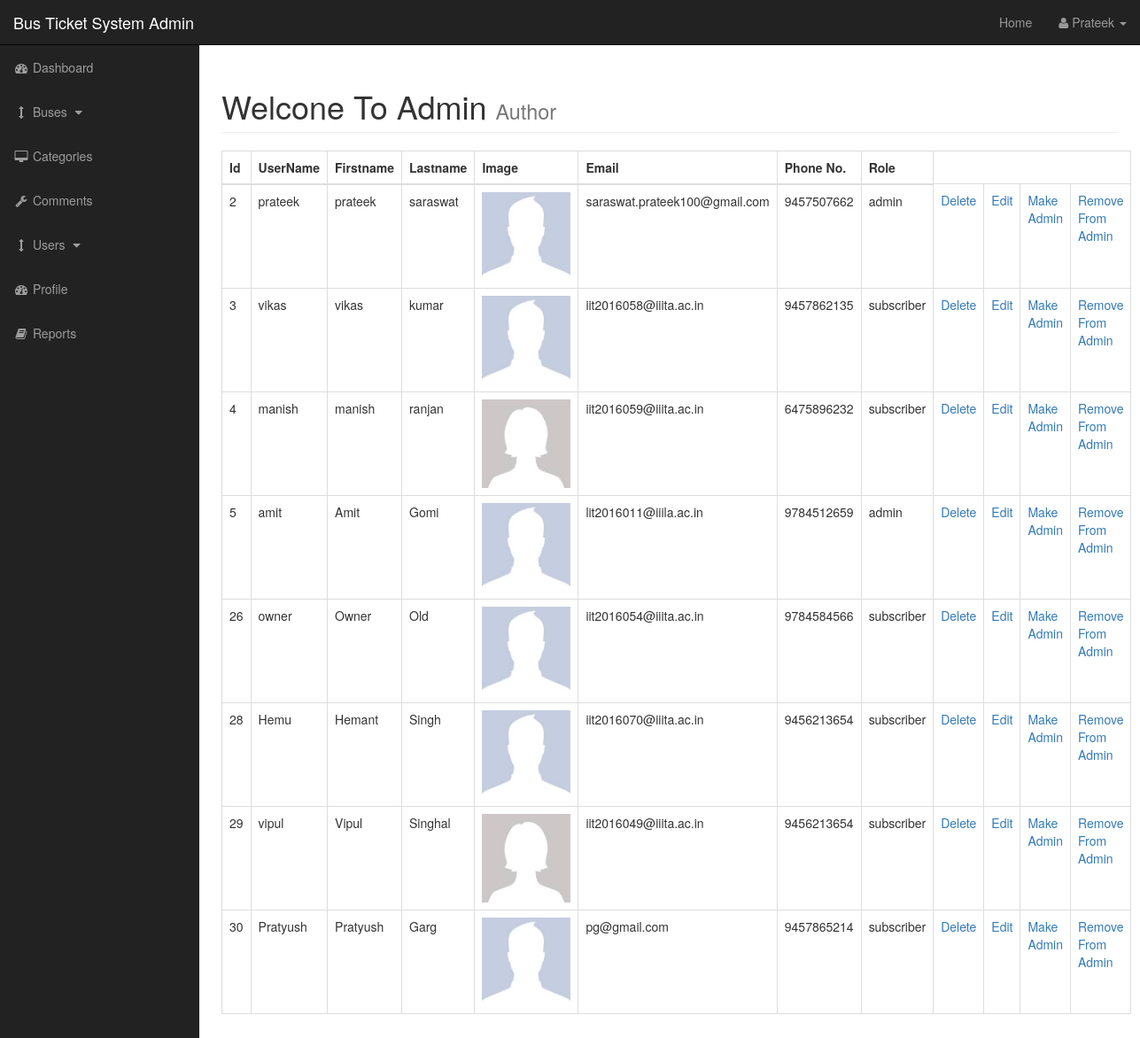
Screenshot of /admin/users.php (signed in) with the database file from the repository.
### tables this page shows
CREATE TABLE `users` (
  `user_id` int(3) NOT NULL,
  `username` varchar(255) NOT NULL,
  `user_password` varchar(255) NOT NULL,
  `user_firstname` varchar(255) NOT NULL,
  `user_lastname` varchar(255) NOT NULL,
  `user_email` varchar(255) NOT NULL,
  `user_phoneno` varchar(255) NOT NULL,
  `user_image` text NOT NULL,
  `user_role` varchar(255) NOT NULL
);

### admin/users.php (the view, shortened to what this page needs)
<?php include"includes/admin_header.php"; ?>
    <div id="wrapper">
        <?php include"includes/admin_navigation.php"; ?>
        <div id="page-wrapper">
            <div class="container-fluid">
                <div class="row">
                    <div class="col-lg-12">
                        <h1 class="page-header">
                            Welcone To Admin
                            <small>Author</small>
                        </h1>
                        <?php
                        if (isset($_GET['source'])) {
                            $source = $_GET['source'];
                        }
                        else {
                            $source = "";
                        }
                        switch ($source) {
                            default: ?>
                                <table class="table table-bordered table-hover">
                                <thead>
                                    <tr>
                                        <th>Id</th>
                                        <th>UserName</th>
                                        <th>Firstname</th>
                                        <th>Lastname</th>
                                        <th>Image</th>
                                        <th>Email</th>
                                        <th>Phone No.</th>
                                        <th>Role</th>
                                    </tr>
                                </thead>
                                <tbody>
                                    <?php
                                        $query = "SELECT *  FROM  users";
                                        $select_users = mysqli_query($connection,$query);
                                        while($row = mysqli_fetch_assoc($select_users)) {
                                            $user_id = $row['user_id'];
                                            $username = $row['username'];
                                            $user_firstname = $row['user_firstname'];
                                            $user_lastname = $row['user_lastname'];
                                            $user_email = $row['user_email'];
                                            $user_role = $row['user_role'];
                                            $user_phoneno = $row['user_phoneno'];
                                            $user_image = $row['user_image'];
                                     ?>
                                    <tr>
                                        <td><?php echo $user_id ?></td>
                                        <td><?php echo $username ?></td>
                                        <td><?php echo $user_firstname ?></td>
                                        <td><?php echo $user_lastname ?></td>
                                        <td><img width="100" src="images/<?php echo $user_image ?>"></td>
                                        <td><?php echo $user_email ?></td>
                                        <td><?php echo $user_phoneno ?></td>
                                        <td><?php echo $user_role ?></td>
                                        <?php echo "<td><a href='users.php?delete=$user_id'>Delete</a></td>"; ?>
                                        <?php echo "<td><a href='users.php?source=update_user&user_id=$user_id'>Edit</a></td>"; ?>
                                        <?php echo "<td><a href='users.php?make_admin=$user_id'>Make Admin</a></td>"; ?>
                                        <?php echo "<td><a href='users.php?remove_from_admin=$user_id'>Remove From Admin</a></td>"; ?>
                                    </tr>
                                    <?php } ?>
                                </tbody>
                                </table><?php
                                break;
                        }
                        ?>
                    </div>
                </div>
            </div>
        </div>
<?php include"includes/admin_footer.php"; ?>

### admin/includes/admin_header.php (shortened to what this page needs)
<!DOCTYPE html>
<html lang="en">
<head>
    <link href="css/bootstrap.min.css" rel="stylesheet">
    <link href="css/sb-admin.css" rel="stylesheet">
    <link href="font-awesome/css/font-awesome.min.css" rel="stylesheet" type="text/css">
</head>
<body>

### admin/includes/admin_navigation.php (shortened to what this page needs)
<nav class="navbar navbar-inverse navbar-fixed-top" role="navigation">
            <div class="navbar-header">
                <a class="navbar-brand" href="index.php">Bus Ticket System Admin</a>
            </div>
            <ul class="nav navbar-right top-nav">
                <li><a href="../index.php">Home</a></li>
                <li class="dropdown">
                    <a href="#" class="dropdown-toggle" data-toggle="dropdown"><i class="fa fa-user"></i> <?php echo ucfirst($_SESSION['s_username']); ?> <b class="caret"></b></a>
                </li>
            </ul>
            <div class="collapse navbar-collapse navbar-ex1-collapse">
                <ul class="nav navbar-nav side-nav">
                    <li>
                        <a href="index.php"><i class="fa fa-fw fa-dashboard"></i> Dashboard</a>
                    </li>
                    <li>
                        <a href="javascript:;" data-toggle="collapse" data-target="#demo"><i class="fa fa-fw fa-arrows-v"></i> Buses <i class="fa fa-fw fa-caret-down"></i></a>
                    </li>
                    <li>
                        <a href="categories.php"><i class="fa fa-fw fa-desktop"></i> Categories</a>
                    </li>
                    <li>
                        <a href="query.php"><i class="fa fa-fw fa-wrench"></i> Comments</a>
                    </li>
                    <li>
                        <a href="javascript:;" data-toggle="collapse" data-target="#demo1"><i class="fa fa-fw fa-arrows-v"></i> Users <i class="fa fa-fw fa-caret-down"></i></a>
                    </li>
                    <li>
                        <a href="../profile.php"><i class="fa fa-fw fa-dashboard"></i> Profile</a>
                    </li>
                    <li>
                        <a href="report.php"><i class="fa fa-fw fa-book"></i> Reports</a>
                    </li>
                </ul>
            </div>
        </nav>

### admin/includes/admin_footer.php (shortened to what this page needs)
</div>
</body>
</html>

### admin/css/sb-admin.css (style rules this page uses)
body { margin-top: 100px; background-color: #222; }
@media (min-width:768px) { body { margin-top: 50px; } }
#wrapper { padding-left: 0; }
#page-wrapper { width: 100%; padding: 0; background-color: #fff; }
@media (min-width:768px) { #wrapper { padding-left: 225px; } }
@media (min-width:768px) { #page-wrapper { padding: 10px; } }
.top-nav { padding: 0 15px; }
.top-nav>li { display: inline-block; float: left; }
.top-nav>li>a { padding-top: 15px; padding-bottom: 15px; line-height: 20px; color: #999; }
@media (min-width:768px) { .side-nav { position: fixed; top: 51px; left: 225px; width: 225px; margin-left: -225px; border: none; border-radius: 0; overflow-y: auto; background-color: #222; } }
@media (min-width:768px) { .side-nav>li>a { width: 225px; } }

### rows the page displays
users: user_id "2", username "prateek", user_firstname "prateek", user_lastname "saraswat", user_image (placeholder picture), user_email "saraswat.prateek100@gmail.com", user_phoneno "9457507662", user_role "admin"
users: user_id "3", username "vikas", user_firstname "vikas", user_lastname "kumar", user_image (placeholder picture), user_email "iit2016058@iiita.ac.in", user_phoneno "9457862135", user_role "subscriber"
users: user_id "4", username "manish", user_firstname "manish", user_lastname "ranjan", user_image (placeholder picture), user_email "iit2016059@iiita.ac.in", user_phoneno "6475896232", user_role "subscriber"
users: user_id "5", username "amit", user_firstname "Amit", user_lastname "Gomi", user_image (placeholder picture), user_email "lit2016011@iiila.ac.in", user_phoneno "9784512659", user_role "admin"
users: user_id "26", username "owner", user_firstname "Owner", user_lastname "Old", user_image (placeholder picture), user_email "iit2016054@iiita.ac.in", user_phoneno "9784584566", user_role "subscriber"
users: user_id "28", username "Hemu", user_firstname "Hemant", user_lastname "Singh", user_image (placeholder picture), user_email "iit2016070@iiita.ac.in", user_phoneno "9456213654", user_role "subscriber"
users: user_id "29", username "vipul", user_firstname "Vipul", user_lastname "Singhal", user_image (placeholder picture), user_email "iit2016049@iiita.ac.in", user_phoneno "9456213654", user_role "subscriber"
users: user_id "30", username "Pratyush", user_firstname "Pratyush", user_lastname "Garg", user_image (placeholder picture), user_email "pg@gmail.com", user_phoneno "9457865214", user_role "subscriber"

### other values shown
$_SESSION['s_username'] "Prateek"
